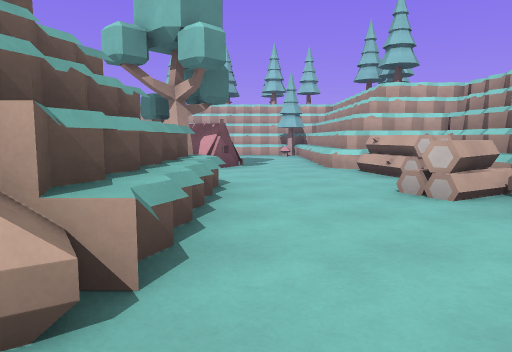
View 1 (above)

21 first-person views from a walk through a level from a Godot 3-D game. The camera is 1.3 m above the floor, tilts 6° down and sees 70° across. The floor is counted in squares, 2 m on a side. Each view is taken from the middle of a square. On the plan, view 1 faces up. The plan holds only what a view shows up to about 11 squares ahead; the rest is blank. Surface patterns are stand-ins for the level's own textures.

View 2
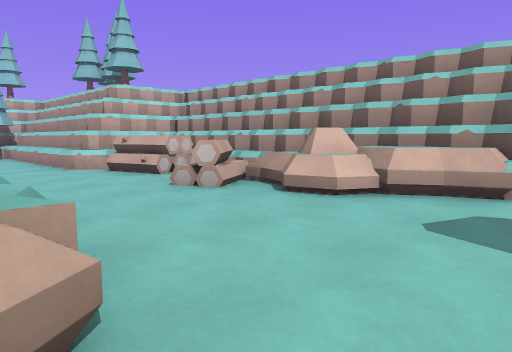

View 3
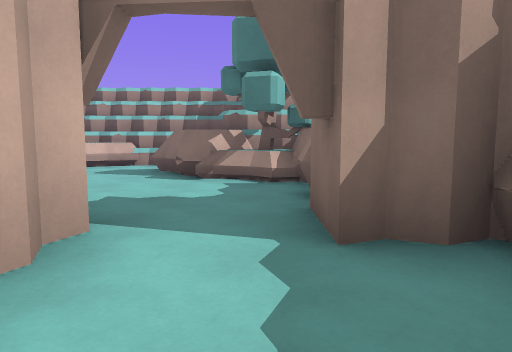

View 4
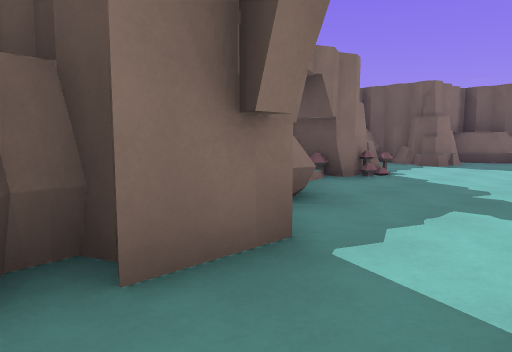

View 5
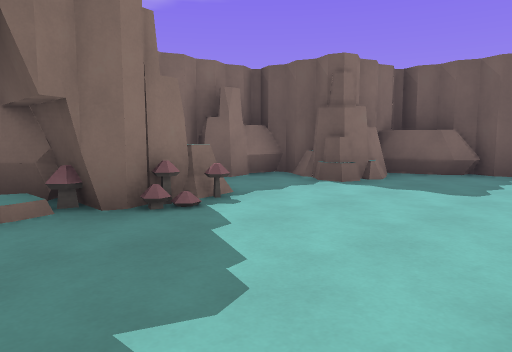

View 6
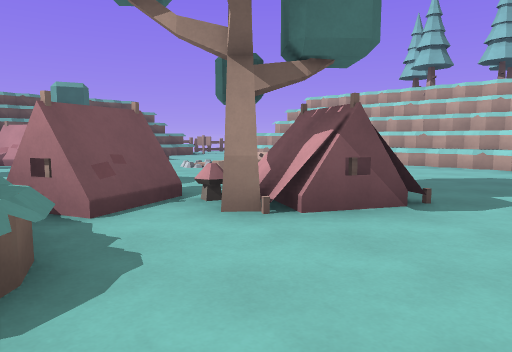

View 7
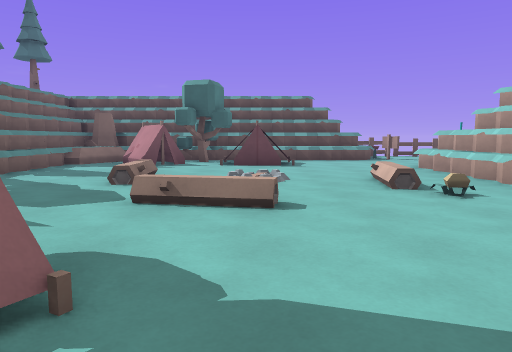

View 8
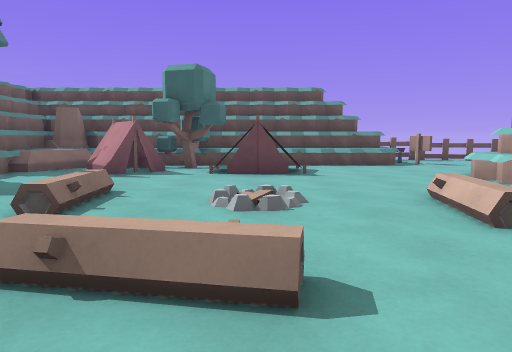

View 9
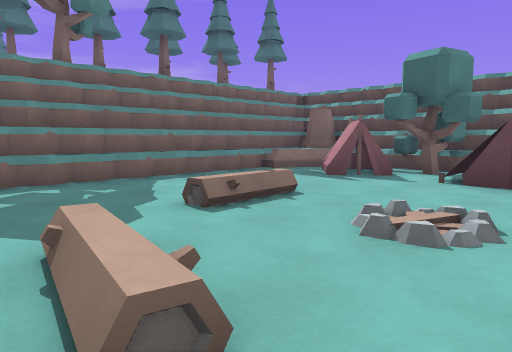

View 10
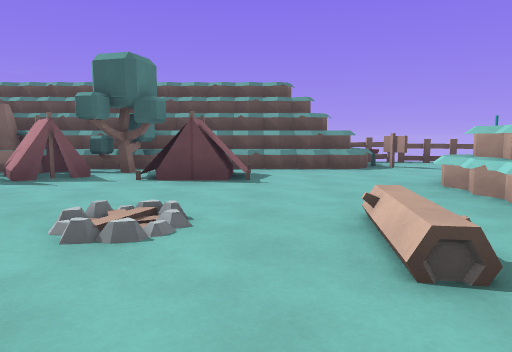

View 11
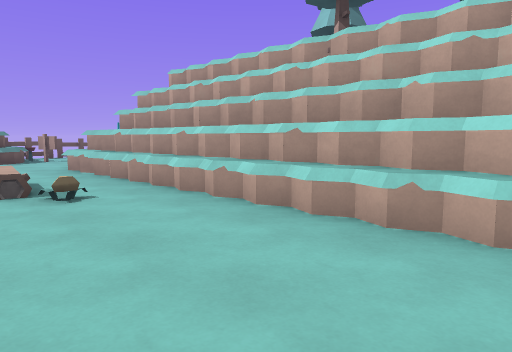

View 12
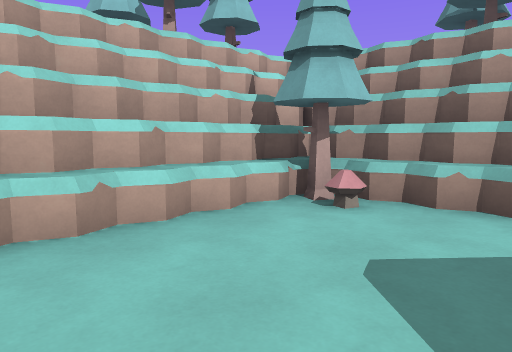

View 13
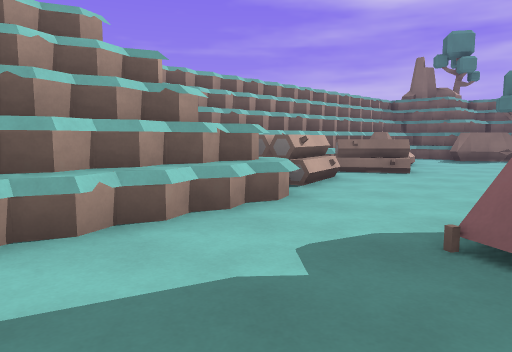

View 14
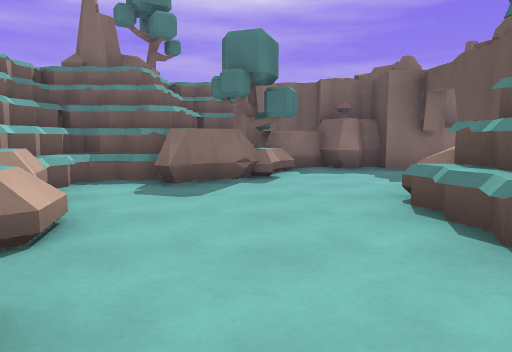

View 15
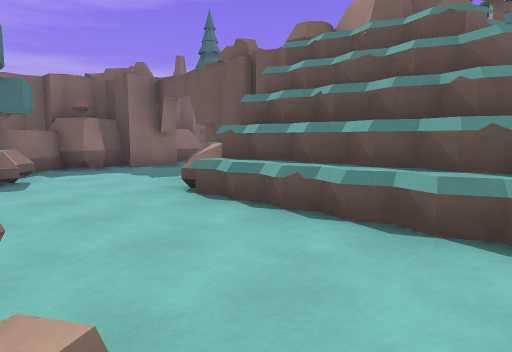

View 16
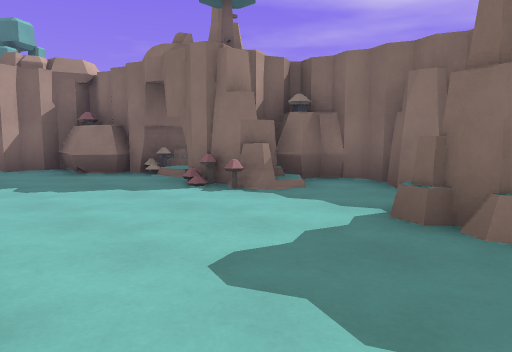

View 17
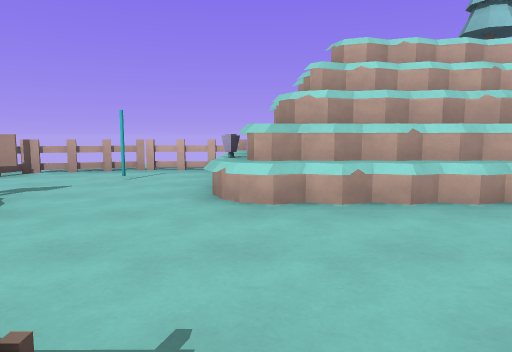

View 18
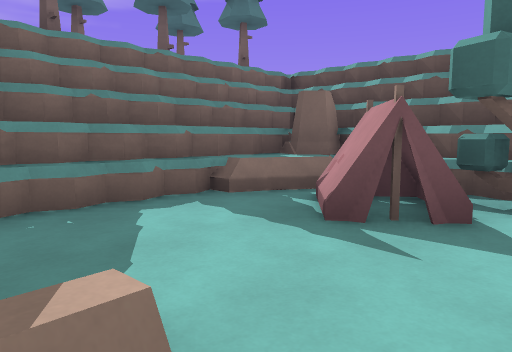

View 19
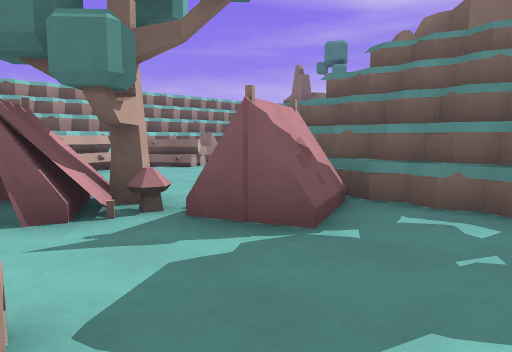

View 20
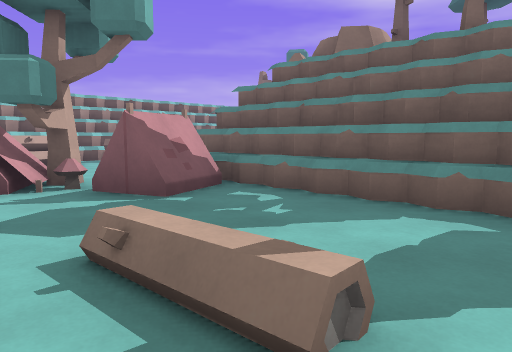

View 21
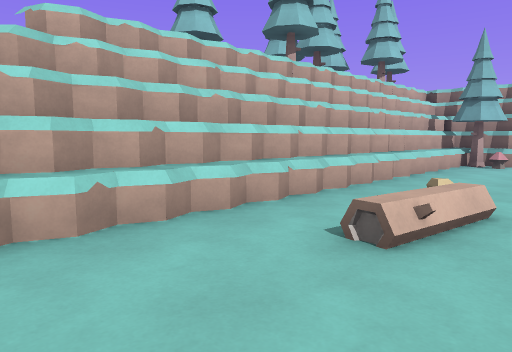

### Floor plan
Key: @ floor where view 1 was taken; # wall or solid block; x gap in a wall; . main floor; : floor 0.5 m higher than the main floor; / step, stairs or slope; ^ raised ledge; R rock; T tent; E tree; P pine tree; M mushroom; S sign; F flower; O other object.
Columns run from 13 left of view 1 to 6 right of it. Each row starts with its distance up from view 1.
 18   ...
 17  x#..R
 16  ..#.R
 15 x....F#########
 14 x.SO.FRRRRRRRRRR#
 13 #RR..........MPR#
 12 ##R.....:F.....R#
 11  #R............R#
 10  #RTT..////....R#
  9  #RE...../..T..R## R
  8  #RRT..:...TT..RRR R
  7  #RRT.....TME..##R R
  6  #RR......RT....^R#R
  5  #RRRRRRRRRRR...#R#R
  4  ###########R..#RR#R
  3            #R...RR#R
  2            #R...RR#R
  1             R....R#R
  0            #.@.R.R R
 -1  R.......R....RRRR R
 -2  .............RR## R
 -3  R.........RRRER
 -4 RRR#.MMR.RMRRR##
 -5  RRR.RRMRRR
 -6   RRRRRRRR
 -7   RRRRRRR

Positions as (right, up) in squares from view 1, and headings:
1: (0, 0), facing up
2: (-1, 0), facing up-right
3: (-5, -2), facing right
4: (-1, -1), facing down-left
5: (-5, -1), facing down-left
6: (1, 5), facing up-left
7: (0, 10), facing left
8: (-2, 10), facing left
9: (-3, 11), facing down-left
10: (-3, 11), facing left
11: (0, 11), facing up-left
12: (-2, 11), facing up-right
13: (-1, 11), facing down-right
14: (1, 5), facing down
15: (2, 5), facing down-left
16: (-11, -1), facing down-right
17: (-8, 10), facing up
18: (-6, 9), facing down-left
19: (-5, 9), facing down-right
20: (-7, 9), facing down-right
21: (-8, 11), facing up-right
